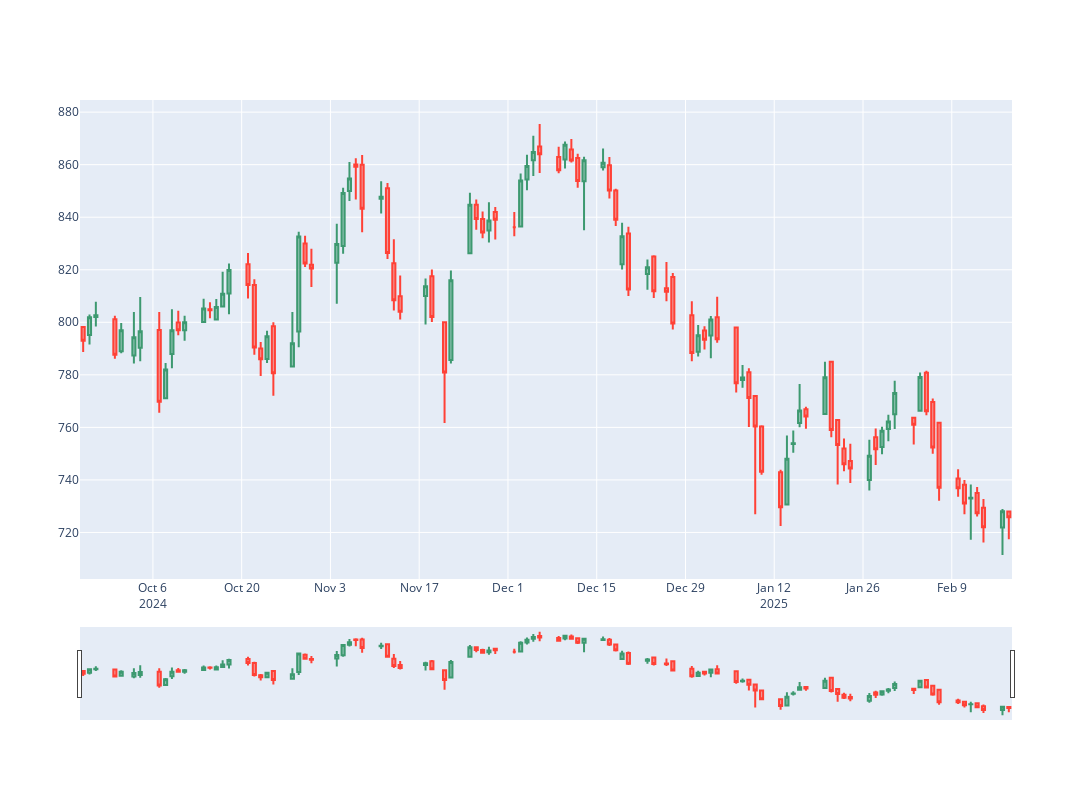

The cell this chart's notebook holds for it:
### Code cell
fig = go.Figure(
    data = [
        go.Candlestick(
            x = df.index,
             open = df["1. open"],
            high = df["2. high"],
            low = df["3. low"],
            close = df["4. close"]
            
        )
    ]
)
fig.update_layout(width= 1200, height=800)

fig.show()
